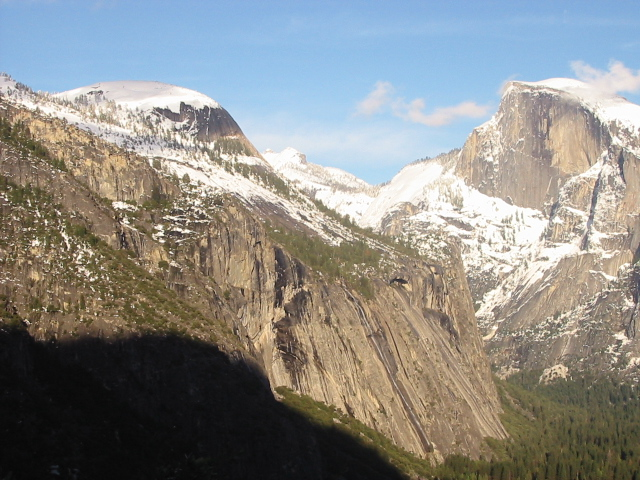
#> input picture P3/datos-T2/yosemite/Yosemite1.jpg, 640 x 480 px; the run also reads 2 pictures not shown here
$ python P3.py
#> lines starting #> are read from the running program, lines starting #| are printed output that depends on the picture
#!/usr/bin/env python
# coding: utf-8


import cv2
import numpy as np
from matplotlib import pyplot as plt
import math
import random


def BRG2RGB(image):
    return cv2.cvtColor(image, cv2.COLOR_BGR2RGB)

def readIMG(filename,flagColor = 1):
#> called with filename = 'datos-T2/yosemite/Yosemite1.jpg', flagColor = 1
        if flagColor == 0:
            return cv2.imread(filename,flagColor).astype(np.float32)
        else:
            return BRG2RGB(cv2.imread(filename,flagColor)).astype(np.float32)

# [61 lines left out: functions normalizeM, pintaI, convolution2D, gaussian2D, not called in this run]
#function that subsamples an image
def subsample(img):
    return img[::2, ::2]

#function that applies the mask of dx and dy derivatives of an image
# [43 lines left out: functions maskDerivKernels, gaussianPyramid, supresionNoMax, not called in this run]


y1c = readIMG("datos-T2/yosemite/Yosemite1.jpg")
y1g = readIMG("datos-T2/yosemite/Yosemite1.jpg",0)
y2c = readIMG("datos-T2/yosemite/Yosemite2.jpg")
#> call 3 of readIMG, with filename = 'datos-T2/yosemite/Yosemite2.jpg', flagColor = 1
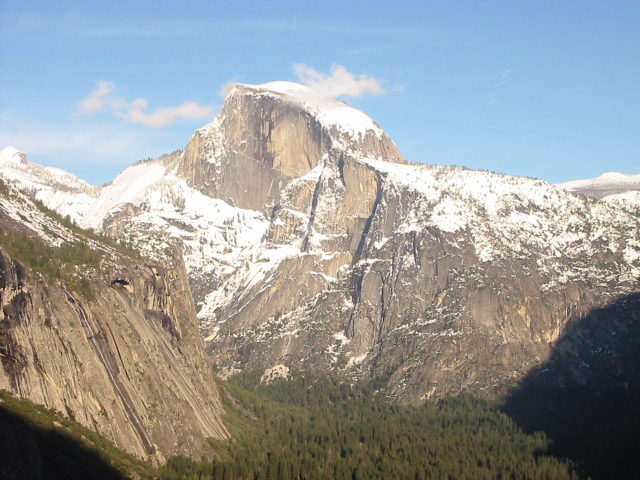
#> input picture P3/datos-T2/yosemite/Yosemite2.jpg, 640 x 480 px
#> in readIMG (call 3), `return BRG2RGB(cv2.imread(filename,flagColor)).astype(np.float32)`:
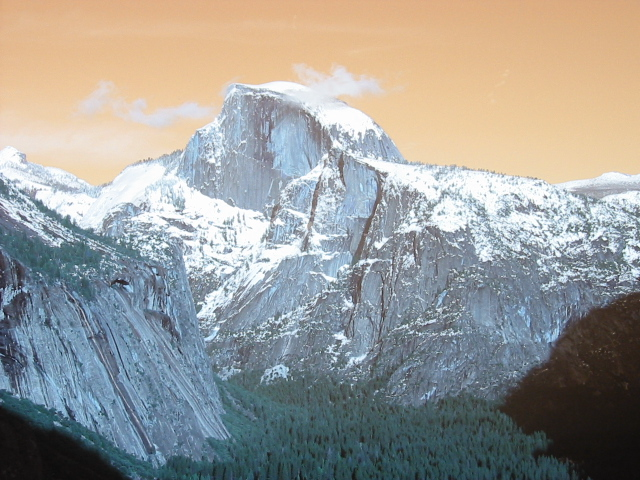
#> returned value: shape (480, 640, 3) float32; mean of channels 0, 1, 2 151.8, 155.5, 155.6; drawn as B, G, R
y2g = readIMG("datos-T2/yosemite/Yosemite2.jpg",0)
#> call 4 of readIMG, with filename = 'datos-T2/yosemite/Yosemite2.jpg', flagColor = 0
#> in readIMG (call 4), `return cv2.imread(filename,flagColor).astype(np.float32)`:
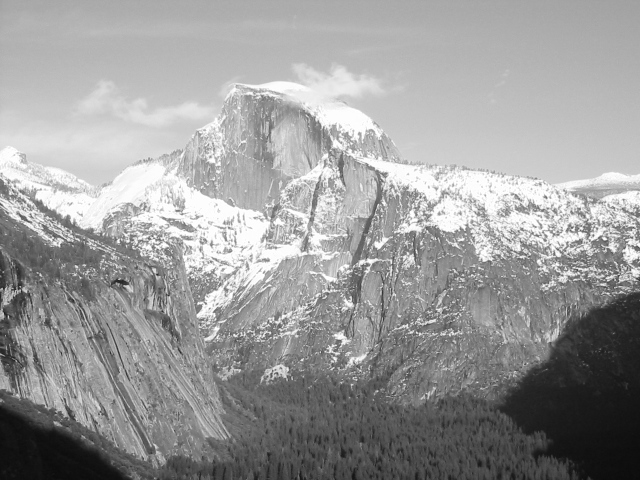
#> returned value: shape (480, 640) float32; min 11, max 255, mean 154.4

# [140 lines left out: functions corner_strength, get_keypoints, harris, ej1, matchBruteForce, matchLoweAvg2NN and 2 more, not called in this run]

def getCanvas(imgs):
    return np.zeros((sum([img.shape[0] for img in imgs])*2,
                     sum([img.shape[1] for img in imgs])*2)).astype(np.uint8)

# [61 lines left out: functions identity_h, homography, two_mosaic, ej3, n_mosaic, not called in this run]

def ej4():
    y1 = readIMG("datos-T2/yosemite_full/yosemite1.jpg")
    y2 = readIMG("datos-T2/yosemite_full/yosemite2.jpg")
    y3 = readIMG("datos-T2/yosemite_full/yosemite3.jpg")
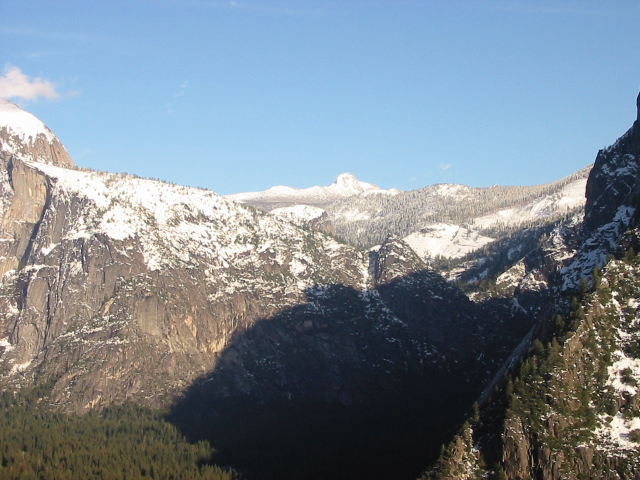
#> input picture P3/datos-T2/yosemite_full/yosemite3.jpg, 640 x 480 px
#> in readIMG (call 7), `return BRG2RGB(cv2.imread(filename,flagColor)).astype(np.float32)`:
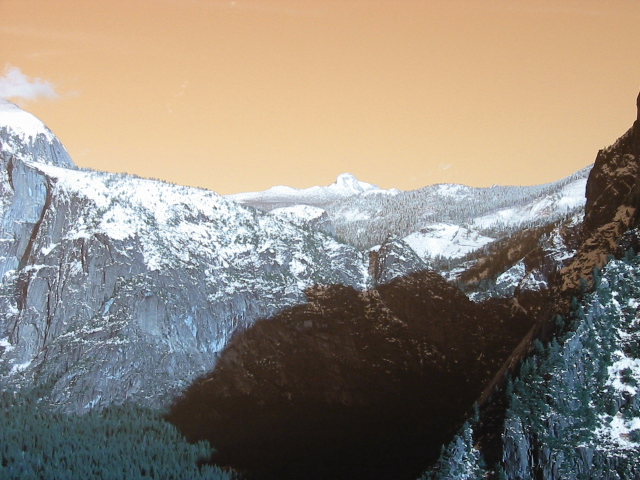
#> returned value: shape (480, 640, 3) float32; mean of channels 0, 1, 2 123.3, 135.4, 145.3; drawn as B, G, R
    y4 = readIMG("datos-T2/yosemite_full/yosemite4.jpg")
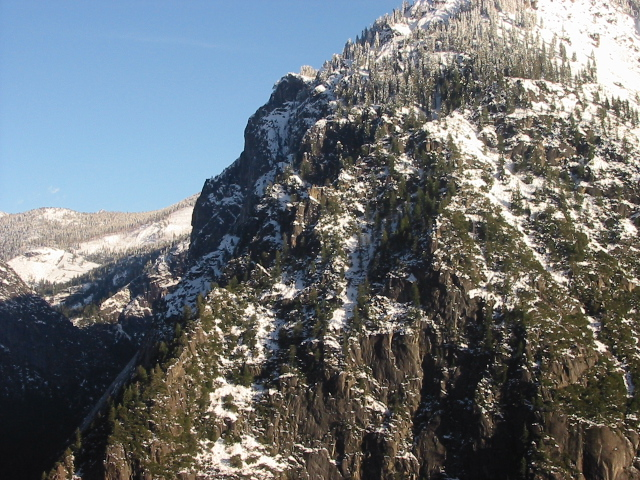
#> input picture P3/datos-T2/yosemite_full/yosemite4.jpg, 640 x 480 px
#> in readIMG (call 8), `return BRG2RGB(cv2.imread(filename,flagColor)).astype(np.float32)`:
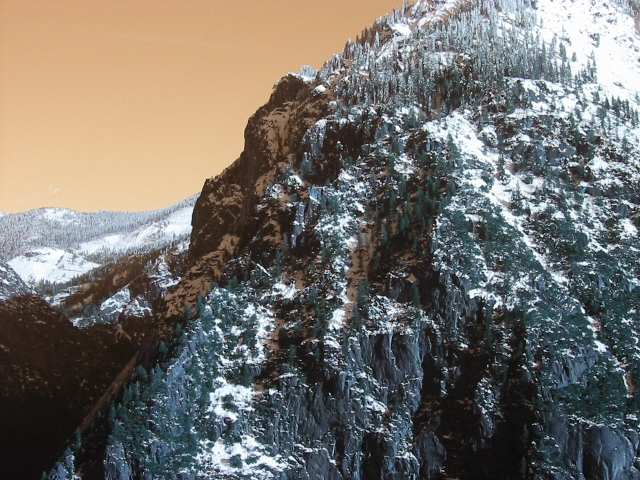
#> returned value: shape (480, 640, 3) float32; mean of channels 0, 1, 2 107.1, 112.1, 115.4; drawn as B, G, R
    y5 = readIMG("datos-T2/yosemite_full/yosemite5.jpg")
    y6 = readIMG("datos-T2/yosemite_full/yosemite6.jpg")
    y7 = readIMG("datos-T2/yosemite_full/yosemite7.jpg")

    e1 = readIMG("datos-T2/mosaico-1/mosaico002.jpg")
    e2 = readIMG("datos-T2/mosaico-1/mosaico003.jpg")
    e3 = readIMG("datos-T2/mosaico-1/mosaico004.jpg")
    e4 = readIMG("datos-T2/mosaico-1/mosaico005.jpg")
    e5 = readIMG("datos-T2/mosaico-1/mosaico006.jpg")
    e6 = readIMG("datos-T2/mosaico-1/mosaico007.jpg")
    e7 = readIMG("datos-T2/mosaico-1/mosaico008.jpg")
    e8 = readIMG("datos-T2/mosaico-1/mosaico009.jpg")
    e9 = readIMG("datos-T2/mosaico-1/mosaico010.jpg")
    e10 = readIMG("datos-T2/mosaico-1/mosaico011.jpg")
    c = n_mosaic([y1,y2,y3,y4,y5])
    c = remove_extra(c)
    pintaI(c)

    c2 = n_mosaic([e1,e2,e3,e4,e5,e6,e7,e8,e9,e10])
    c2 = remove_extra(c2)
    pintaI(c2)

#ej1()
#ej2()
#ej3()
#> (the run stopped early here; a loop or call above may not have finished)
